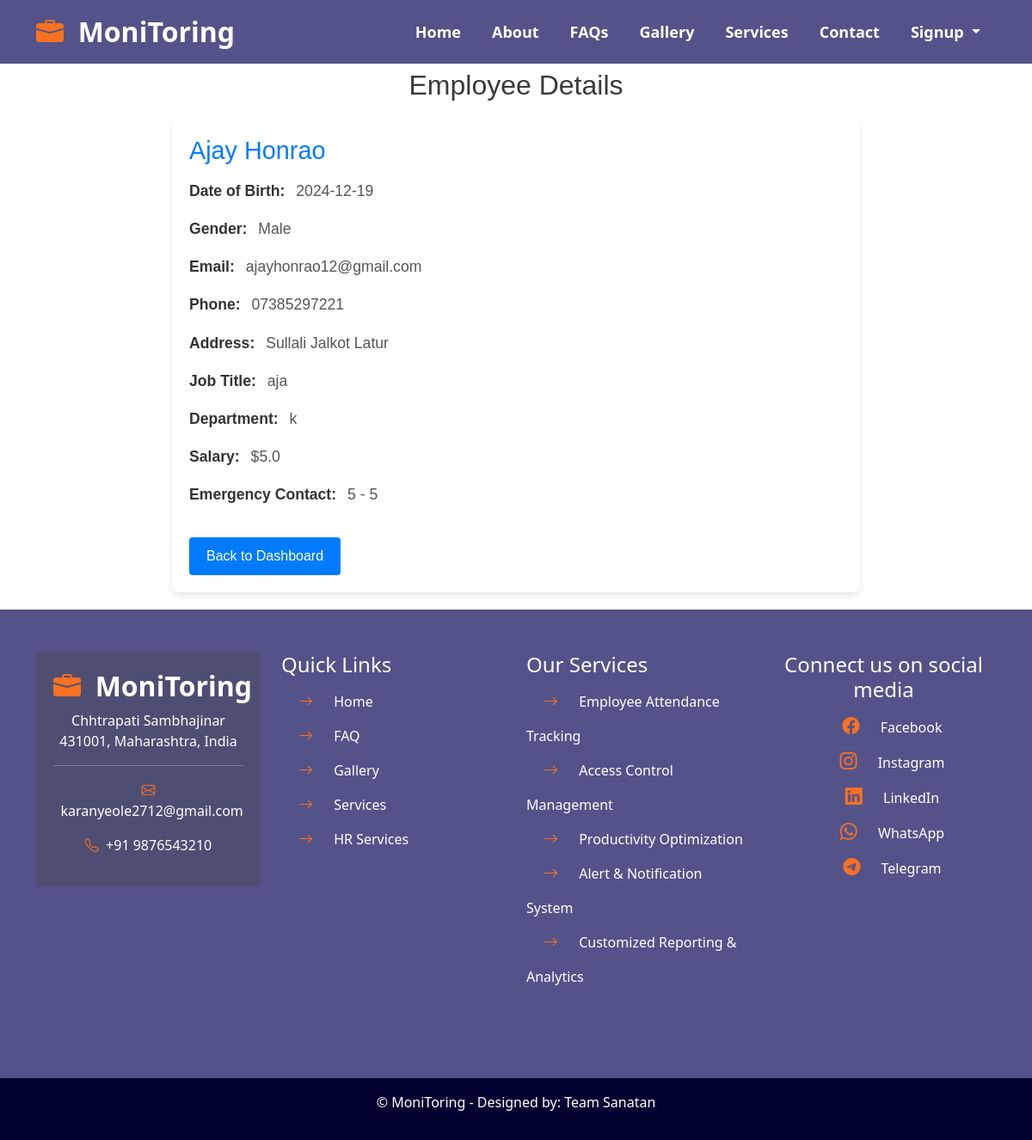
Page /employee/1 on the earlier database version.
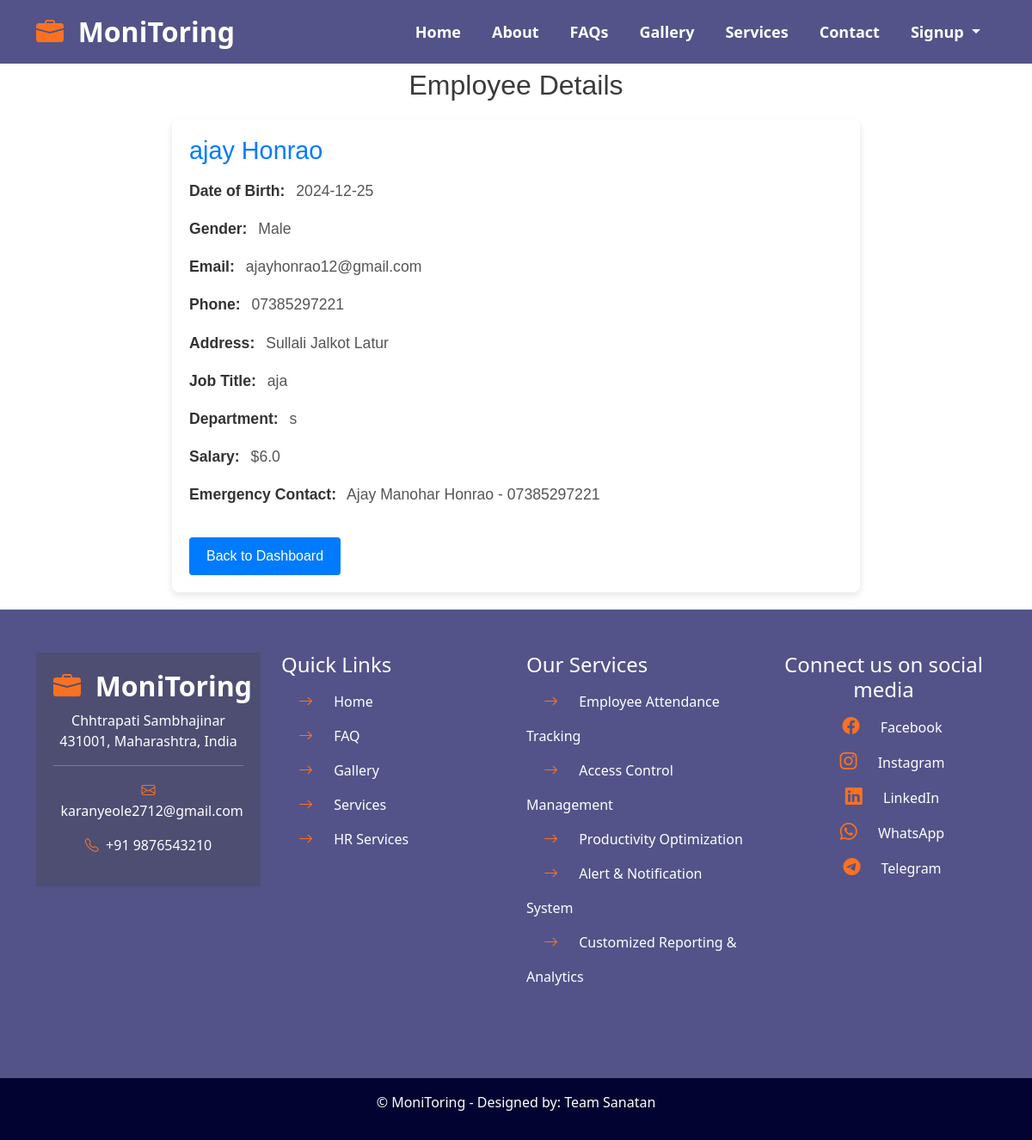
Same page on the later database version.
### tables this page shows
CREATE TABLE employees (
            id INTEGER PRIMARY KEY AUTOINCREMENT,
            first_name TEXT,
            last_name TEXT,
            dob TEXT,
            gender TEXT,
            email TEXT,
            phone TEXT,
            address TEXT,
            job_title TEXT,
            department TEXT,
            salary REAL,
            emergency_contact_name TEXT,
            emergency_contact_phone TEXT
        );

### app.py (the view)
@app.route('/employee/<int:employee_id>')
def view_employee(employee_id):
    conn = sqlite3.connect('employees.db')
    cursor = conn.cursor()
    cursor.execute("SELECT * FROM employees WHERE id = ?", (employee_id,))
    employee = cursor.fetchone()
    conn.close()
    if not employee:
        return "Employee not found", 404
    employee_data = {
        "first_name": employee[1],
        "last_name": employee[2],
        "dob": employee[3],
        "gender": employee[4],
        "email": employee[5],
        "phone": employee[6],
        "address": employee[7],
        "job_title": employee[8],
        "department": employee[9],
        "salary": employee[10],
        "emergency_contact_name": employee[11],
        "emergency_contact_phone": employee[12]
    }
    return render_template("employee_details.html", employee=employee_data)

### templates/employee_details.html (shortened to what this page needs)
{% include 'top.html' %}
<!DOCTYPE html>
<html lang="en">
<head>
</head>
<body>
    <div class="details-container">
        <h2 class="details-heading">Employee Details</h2>
        <div class="details-card">
            <div class="details-card-body">
                <h3>{{ employee.first_name }} {{ employee.last_name }}</h3>
                <p><strong>Date of Birth:</strong> {{ employee.dob }}</p>
                <p><strong>Gender:</strong> {{ employee.gender }}</p>
                <p><strong>Email:</strong> {{ employee.email }}</p>
                <p><strong>Phone:</strong> {{ employee.phone }}</p>
                <p><strong>Address:</strong> {{ employee.address }}</p>
                <p><strong>Job Title:</strong> {{ employee.job_title }}</p>
                <p><strong>Department:</strong> {{ employee.department }}</p>
                <p><strong>Salary:</strong> ${{ employee.salary }}</p>
                <p><strong>Emergency Contact:</strong> {{ employee.emergency_contact_name }} - {{ employee.emergency_contact_phone }}</p>
                <a href="{{ url_for('emp_services') }}" class="details-btn">Back to Dashboard</a>
            </div>
        </div>
    </div>
</body>
</html>
{% include 'bottom.html' %}

### templates/top.html (shortened to what this page needs)
<!DOCTYPE html>
<html lang="en">
<head>
    <link href="https://cdn.jsdelivr.net/npm/bootstrap@5.3.3/dist/css/bootstrap.min.css" rel="stylesheet">
    <link rel="stylesheet" href="https://cdn.jsdelivr.net/npm/bootstrap-icons@1.11.3/font/bootstrap-icons.min.css">
    <link rel="stylesheet" href="{{ url_for('static', filename='css/style.css') }}">
</head>
<body>
<nav class="navbar navbar-expand-lg navbar-dark fixed-top">
  <div class="container">
      <a class="navbar-brand" href="#"><i class="bi bi-briefcase-fill"></i>&nbsp;&nbsp;MoniToring</a>
      <div class="collapse navbar-collapse" id="navbarNav">
          <ul class="navbar-nav ms-auto">
              <li class="nav-item active">
                  <a class="nav-link active" aria-current="page" href="{{ url_for('index') }}">Home</a>
              </li>
              <li class="nav-item">
                  <a class="nav-link" href="{{ url_for('index') }}#about">About</a>
              </li>
              <li class="nav-item">
                  <a class="nav-link" href="{{ url_for('faq') }}">FAQs</a>
              </li>
              <li class="nav-item">
                  <a class="nav-link" href="{{ url_for('gallery') }}">Gallery</a>
              </li>
              <li class="nav-item">
                  <a class="nav-link" href="{{ url_for('services') }}" id="services-link">Services</a>
              </li>
              <li class="nav-item">
                  <a class="nav-link" href="{{ url_for('index') }}#contact">Contact</a>
              </li>
              <li class="nav-item dropdown">
                  <a class="nav-link dropdown-toggle" href="#" id="signupDropdown" role="button" data-bs-toggle="dropdown" aria-expanded="false">
                      Signup
                  </a>
              </li>
          </ul>
      </div>
  </div>
</nav>

### templates/bottom.html (shortened to what this page needs)
<section id="footer" class="footer">
  <div class="container">
    <div class="row">
      <div class="col-md-3">
        <div class="contactdetails text-center mb-5">
          <h4><a class="navbar-brand" href="#"><i class="bi bi-briefcase-fill"></i>&nbsp;&nbsp;MoniToring</a></h4>
          <p>Chhtrapati Sambhajinar 431001, Maharashtra, India </p>
          <hr>
          <p><a href="mailto:karanyeole2712@gmail.com" style="color: inherit;"><i class="bi bi-envelope"></i>&nbsp;&nbsp;karanyeole2712@gmail.com</a></p>
          <p><i class="bi bi-telephone"></i>&nbsp;&nbsp;+91 9876543210</p>
        </div>
      </div>
      <div class="col-md-3 col-6">
        <div class="quicklinks mb-5">
          <h4>Quick Links</h4>
          <ul>
            <li><a href="{{ url_for('index') }}"><i class="bi bi-arrow-right"></i> Home</a></li>
            <li><a href="{{ url_for('faq') }}"><i class="bi bi-arrow-right"></i> FAQ</a></li>
            <li><a href="{{ url_for('gallery') }}"><i class="bi bi-arrow-right"></i> Gallery</a></li>
            <li><a href="{{ url_for('services') }}"><i class="bi bi-arrow-right"></i> Services</a></li>
            <li><a href="{{ url_for('hr_services') }}"><i class="bi bi-arrow-right"></i> HR Services</a></li>
          </ul>
        </div>
      </div>
      <div class="col-md-3">
        <div class="footerservices mb-5">
          <h4>Our Services</h4>
          <ul>
            <li><i class="bi bi-arrow-right"></i> Employee Attendance Tracking</li>
            <li><i class="bi bi-arrow-right"></i> Access Control Management</li>
            <li><i class="bi bi-arrow-right"></i> Productivity Optimization</li>
            <li><i class="bi bi-arrow-right"></i> Alert & Notification System</li>
            <li><i class="bi bi-arrow-right"></i> Customized Reporting & Analytics</li>
          </ul>
        </div>
      </div>
      <div class="col-md-3 col-6 text-center">
        <div class="footersocial mb-5">
          <h4>Connect us on social media</h4>
          <ul>
            <li><a href="https://facebook.com/yourprofile" target="_blank" style="color: inherit;"><i class="bi bi-facebook"></i> Facebook</a></li>
            <li><a href="https://www.instagram.com/im_karan1818/?hl=en" target="_blank" style="color: inherit;"><i class="bi bi-instagram"></i> Instagram</a></li>
            <li><a href="https://www.linkedin.com/in/karan-yeole-5467b822a/" target="_blank" style="color: inherit;"><i class="bi bi-linkedin"></i> LinkedIn</a></li>
            <li><a href="https://wa.me/7020291464" target="_blank" style="color: inherit;"><i class="bi bi-whatsapp"></i> WhatsApp</a></li>
            <li><a href="https://telegram.me/workmonitor" target="_blank" style="color: inherit;"><i class="bi bi-telegram"></i> Telegram</a></li>
          </ul>
        </div>
      </div>
    </div>
  </div>
</section>
<div class="container-fluid">
<div class="row p-3 text-center copyright">
  <p class="text-white">&copy; MoniToring - Designed by: Team Sanatan</p>
</div>
</div>
</body>
</html>

### static/css/style.css (style rules this page uses)
.navbar { background-color: rgb(83, 83, 137); }
.nav-item { padding: 0px 10px; }
.navbar-brand { font-size: 32px; font-weight: 700; }
.navbar-brand i { color: #fa7122; font-size: 32px; font-weight: 700 !important; }
.nav-link { font-size: 18px; font-weight: 600; color: #fff; transition: color 0.3s; }
section { padding: 50px 0px; }
.about p, li { line-height: 30px; }
.footer { background-color: #535389; color: #fff; }
.contactdetails { background-color: #4e4e73; padding: 20px; text-align: center; }
.contactdetails i { color: #fa7122; }
.quicklinks ul { list-style-type: none; padding: 0px; }
.quicklinks li { font-size: 16px; line-height: 40px; }
.quicklinks i { color: #fa7122; padding: 20px; font-size: 17px; }
.footerservices ul { list-style-type: none; padding: 0px; }
.footerservices li { line-height: 40px; }
.footerservices i { color: #fa7122; padding: 20px; font-size: 17px; }
.footersocial ul { list-style-type: none; padding: 0px; }
.footersocial li { line-height: 40px; }
.footersocial i { color: #fa7122; font-size: 20px; padding: 20px; }
.copyright { background-color:#030331 ; }

### templates/employee_details.html (style rules this page uses)
.details-container { max-width: 800px; margin: 0 auto; padding-top: 80px; font-family: Arial, sans-serif; color: #333; }
.details-heading { font-size: 2em; color: #3a3a3a; text-align: center; margin-bottom: 20px; }
.details-card { background-color: #ffffff; border-radius: 8px; box-shadow: 0 4px 8px rgba(0, 0, 0, 0.1); padding: 20px; margin-bottom: 20px; transition: all 0.3s ease; }
.details-card-body { display: flex; flex-direction: column; align-items: flex-start; }
.details-card-body h3 { font-size: 1.8em; color: #007bff; margin-bottom: 15px; }
.details-card-body p { font-size: 1.1em; line-height: 1.6; color: #555; }
.details-card-body p strong { color: #333; margin-right: 8px; }
.details-btn { display: inline-block; padding: 10px 20px; margin-top: 20px; background-color: #007bff; color: #ffffff; text-decoration: none; border-radius: 4px; text-align: center; transition: background-color 0.3s ease; }

### templates/bottom.html (style rules this page uses)
#footer a { color: white; text-decoration: none; }

Differences in the rows shown:
changed employees "Honrao": first_name "Ajay" → "ajay"; dob "2024-12-19" → "2024-12-25"; department "k" → "s"; salary "5.0" → "6.0"; emergency_contact_name "5" → "Ajay Manohar Honrao"; emergency_contact_phone "5" → "07385297221"
